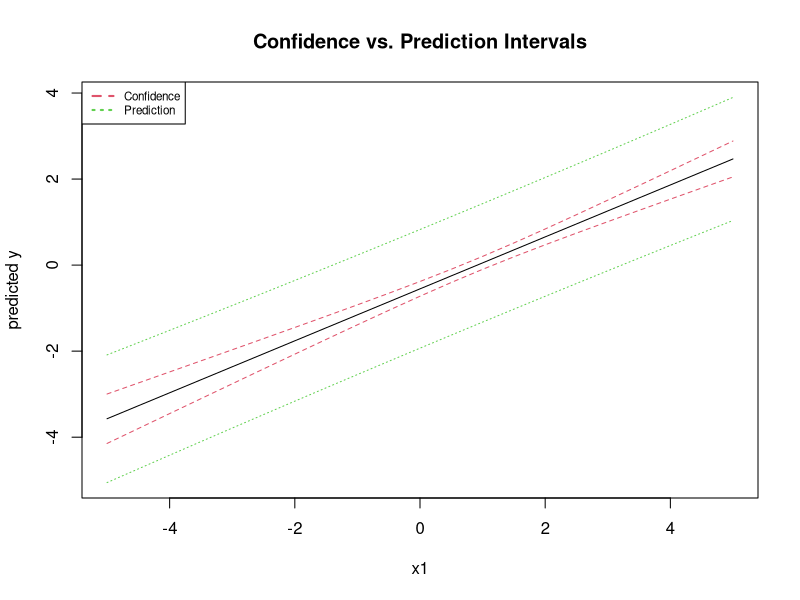
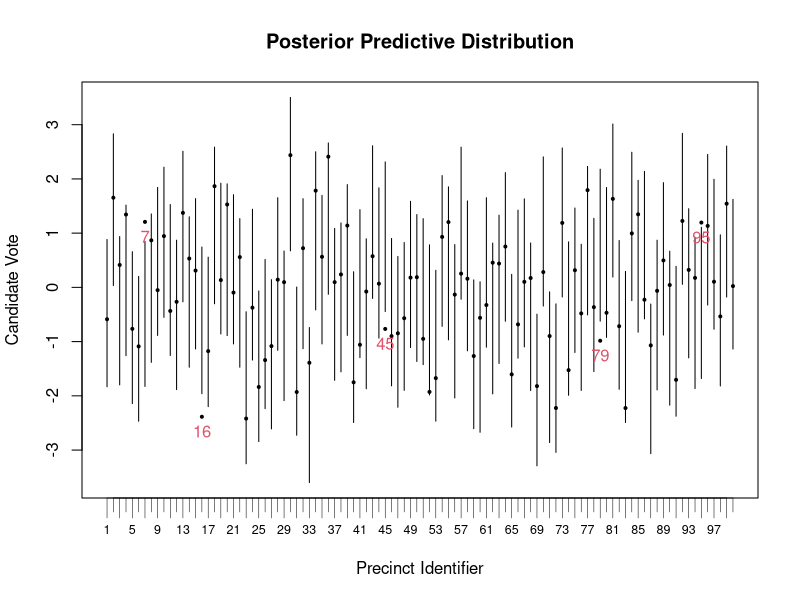

The R source for these figures, in order:
# Description : Graphing the uncertainty of predictions
# Website : http://statistical-research.com/the-uncertainty-of-predictions/

doInstall <- TRUE # Change to FALSE if you don't want packages installed.
toInstall <- c("LearnBayes")
if(doInstall){install.packages(toInstall, repos = "http://cran.r-project.org")}
lapply(toInstall, library, character.only = TRUE)


library(LearnBayes)
alpha = 0.05
y = rnorm(100,0, 1)
x1= y+rnorm(100,1,1)
x2= y+rnorm(100,2,2)

##### Least-squares fit
fit=lm(y~x1+x2,x=TRUE,y=TRUE)

new = data.frame(x1 = seq(-5, 5, 0.5), x2=seq(-3, 7, 0.5))

pred.w.plim = predict(fit, new, interval = "prediction")
pred.w.clim = predict(fit, new, interval = "confidence")
matplot(new$x1, cbind(pred.w.clim, pred.w.plim[,-1]),
        lty = c(1,2,2,3,3), col=c(1,2,2,3,3), type = "l", 
        ylab = "predicted y", xlab= "x1", main="Confidence vs. Prediction Intervals")
legend("topleft", c("Confidence","Prediction"), lwd=2, lty=c(2,3), col=c(2,3), cex=.7)

##### Sampling from posterior
theta.sample=blinreg(fit$y,fit$x,5000)


######### Model checking via posterior predictive distribution
pred.draws=blinregpred(fit$x,theta.sample)
pred.sum=apply(pred.draws,2,quantile,c(alpha/2,1-alpha/2))

par(mfrow=c(1,1))
ind=1:ncol( pred.sum )
ind.odd=seq(1,ncol( pred.sum ), by=2)
ind.even=seq(2,ncol( pred.sum ), by=2)
matplot(rbind(ind,ind),pred.sum,type="l",lty=1,col=1,
        xlab="Precinct Identifier",ylab="Candidate Vote", main="Posterior Predictive Distribution"
        , xaxt='n')
axis(side=1, at=ind.odd, tcl = -1.0, lty = 1, lwd = 0.5, labels=ind.odd, cex.axis=.75)
axis(side=1, at=ind.even, tcl = -0.7, lty = 1, lwd = 0.5, labels=rep("",length(ind.even)), cex.axis=.75)
points(ind,y,pch=19, cex=.4)

out=(y>pred.sum[2,] | y<pred.sum[1,])
text(ind[out], y[out], label=ind[out], pos = 1, cex=1, col=2)
